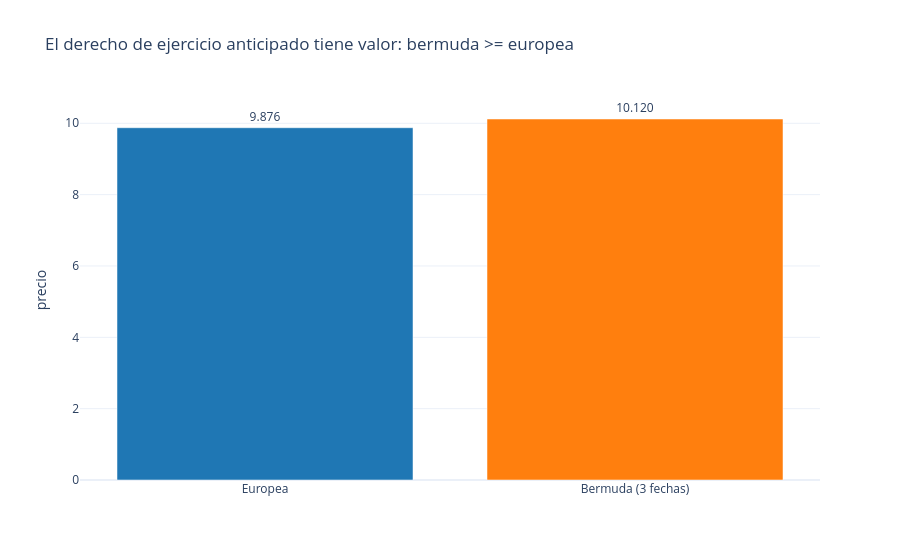

This figure's notebook cell:
### Markdown cell above
## 2. Put bermuda vs put europea (misma cesta de parametros)

### Code cell
EXERCISE_DATES = [0.25, 0.5, 0.75]

european_price = price_european_put(K)
bermudan_result = price_bermudan_put(K, EXERCISE_DATES)
bermudan_price = bermudan_result.scalar

fig = go.Figure(
    go.Bar(
        x=["Europea", "Bermuda (3 fechas)"],
        y=[european_price, bermudan_price],
        marker_color=["#1f77b4", "#ff7f0e"],
        text=[f"{european_price:.3f}", f"{bermudan_price:.3f}"],
        textposition="outside",
    )
)
fig.update_layout(
    title="El derecho de ejercicio anticipado tiene valor: bermuda >= europea",
    yaxis_title="precio",
    template="plotly_white",
)
fig.show()

print(f"europea={european_price:.4f}  bermuda={bermudan_price:.4f}  prima de ejercicio anticipado={bermudan_price - european_price:.4f}")

### Figure 1 — Plotly figure (JSON) as saved in the notebook; plotly's stock layout.template omitted (floating-point values rounded to 4 significant figures)
{"data": [{"marker": {"color": ["#1f77b4", "#ff7f0e"]}, "text": ["9.876", "10.120"], "textposition": "outside", "type": "bar", "x": ["Europea", "Bermuda (3 fechas)"], "y": [9.876, 10.12]}], "layout": {"title": {"text": "El derecho de ejercicio anticipado tiene valor: bermuda >= europea"}, "yaxis": {"title": {"text": "precio"}}}}
